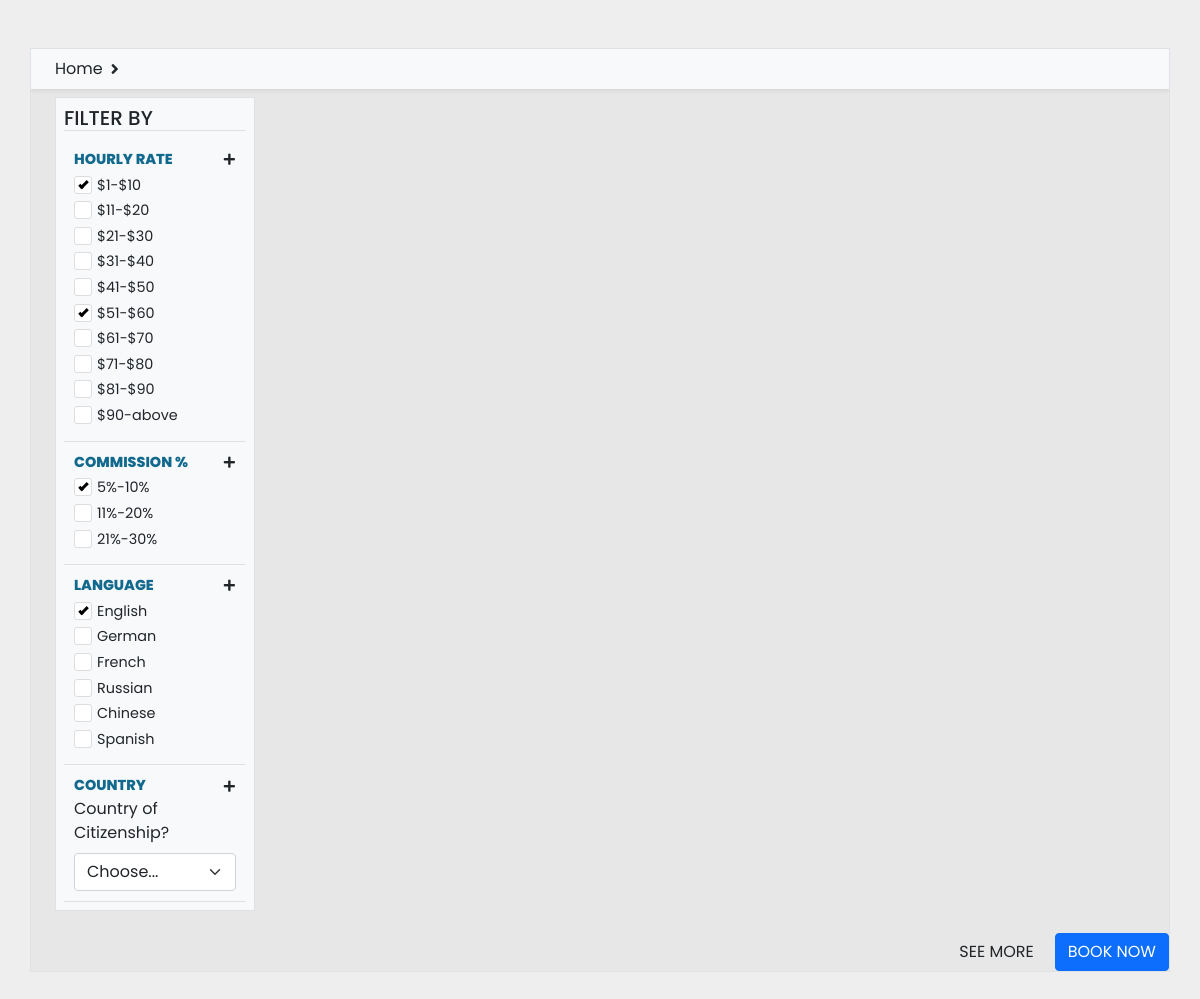
The app's page /, older data.
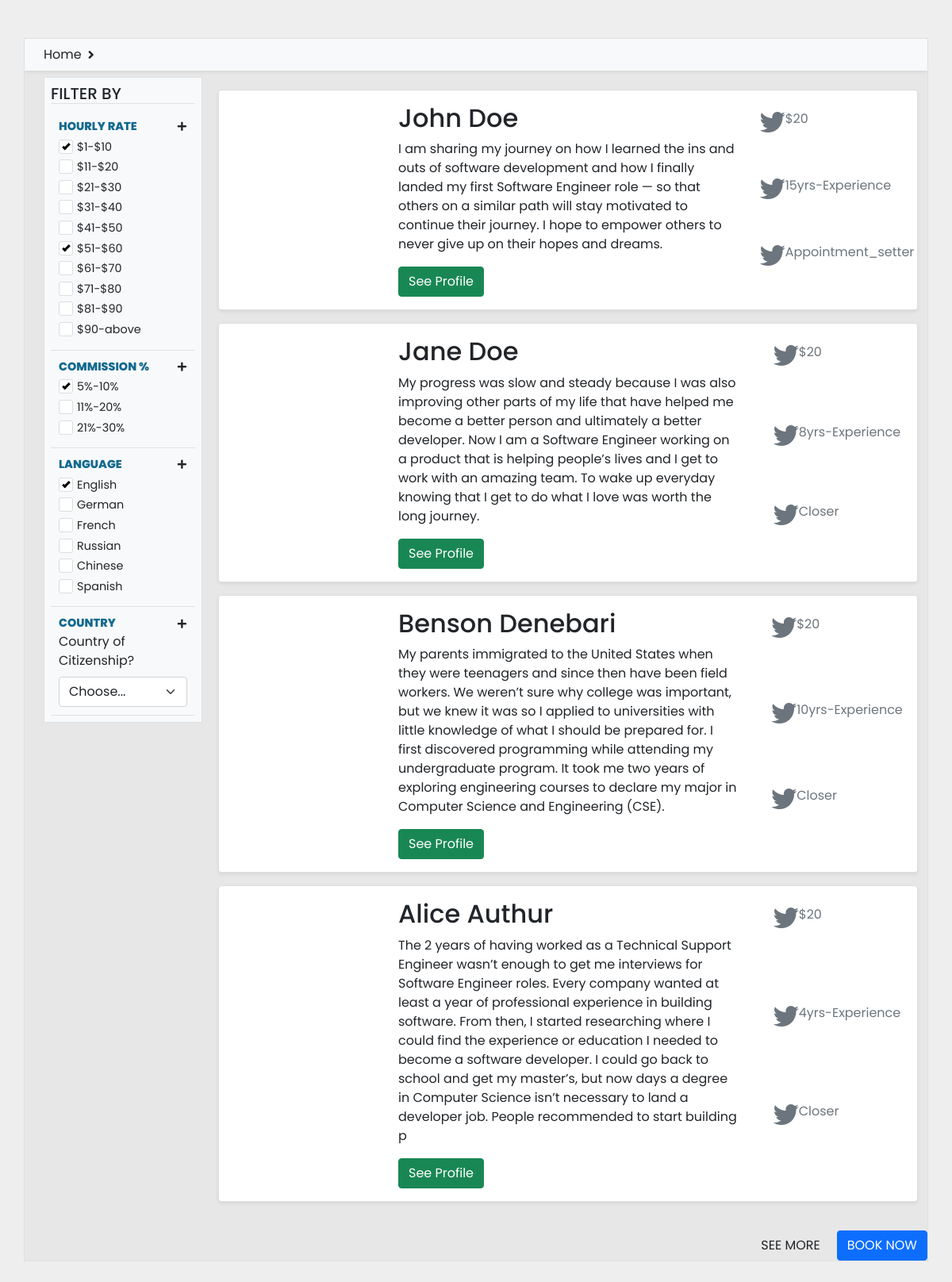
The same page, newer data.
### auths/models.py (models this page shows, shortened)
class UserProfile(models.Model):
    OPTIONS = (
        ('Yes', 'Yes'),
        ('No', 'No'),
    )
    Availabity = (
        ('I am Ready To Start Now!', 'I am Ready To Start Now!'),
        ('I will be working In 1 Month', 'I will be working In 1 Month'),
        ('I will be working In 2 Month', 'I will be working In 2 Month')
    )
    user = models.ForeignKey(settings.AUTH_USER_MODEL, null=True, blank=True, on_delete=models.CASCADE)
    first_name = models.CharField(default='', blank=True, max_length=255)
    last_name = models.CharField(default='', blank=True, max_length=255)
    display_photo= models.ImageField(upload_to='closers/', blank=True)
    code = models.CharField(default='', blank=True, max_length=9)
    qrcode = models.ImageField(upload_to='user_QRC_auth/', blank=True)
    gender = models.CharField(default="Male", max_length=6, blank=False, choices=(('Male', 'Male'), ('Female', 'Female')))
    category = models.CharField(default='', max_length=25, choices=(('Closer', 'Closer'), ('Appointment_setter', 'Appointment_setter')), blank=True, null=True)
    nationality= CountryField(blank_label='(select country)')
    city = models.CharField(default='', max_length=100, blank=False)
    zip_code = models.CharField(default='', max_length=20, blank=False)
    location = CountryField(blank_label='(select location)')
    experience = models.CharField(default='', blank=False, max_length=9)
    resume = models.FileField(upload_to=f'resumes/', default='')
    document_type = models.FileField(upload_to=f'extras/', default='')
    education = models.CharField(default='', blank=True, max_length=255)
    skills = models.ManyToManyField('Skills', blank=True)
    work_type = models.CharField(default='', max_length=25, choices=(('Full-time', 'Full-time'), ('Part-time', 'Part-time')), blank=True, null=True)
    preferred_niche_to_sell = models.CharField(default='', max_length=20, choices=(('Coaching & Courses', 'Coaching & Courses'), ('Fitness & Suplement', 'Fitness & Suplement'), ('Business & Books', 'Business & Books')))
    days_available = models.ManyToManyField('Days', blank=True)
    hours_available = models.IntegerField(default=0, blank=False)
    call_per_day = models.IntegerField(default=0, blank=True)
    outbound_calls_per_day = models.IntegerField(default=0, blank=False)
    appointments_per_day = models.IntegerField(default=0, blank=False)
    income_per_month = models.IntegerField(default=0, blank=True)
    ticket_size = models.IntegerField(default=0, blank=False)
    highest_tickets = models.IntegerField(default=0, blank=False)
    highest_ticket_product = models.CharField(default='', blank=True, max_length=100)
    total_revenue_sales_career = models.IntegerField(default=0, blank=False)
    total_revenue_sales_three_yrs = models.IntegerField(default=0, blank=False)
    generated_revenue = models.IntegerField(default=0, blank=False)
    pay = models.CharField(default='', blank=True, max_length=10, choices=(('Hourly', 'Hourly'), ('Commission', 'Commission')))
    expected_commission=models.IntegerField(default=0, blank=False)
    expected_hourly_pay=models.IntegerField(default=0, blank=False)
    Why_are_you_interested_in_remote_sales = models.TextField(default='', blank=True, max_length=500)
    deal_breaker_for_you = models.TextField(default='', blank=True, max_length=500)
    What_offers_worked_on = models.TextField(default='', blank=True, max_length=500)
    what_niche = models.CharField(default="", max_length=100, blank=True)
    language = models.ManyToManyField('Language', blank=True)
    are_you_comfortable_with_commission_based_pay = models.CharField(max_length=255, choices=OPTIONS)
    past_trainings = models.CharField(default="", max_length=300, blank=True)
    past_leade_gen = models.CharField(max_length=255, choices=OPTIONS)
    why = models.TextField(default='', blank=True, max_length=500)
    offers_worked_on_niche_and_ticket_price = models.CharField(default="", max_length=300, blank=True)
    offers_worked_on_past_years = models.CharField(default="", max_length=300, blank=True)
    reason_for_leaving_last_position = models.TextField(default='', blank=True, max_length=500)
    how_does_a_sales_fit_your_goals= models.TextField(default='', blank=True, max_length=500)
    average_units_sold = models.IntegerField(default=0, blank=False)
    average_tickets_sold = models.IntegerField(default=0, blank=True)
    timezone = models.CharField(default='', blank=True, max_length=100)
    profile_video = models.FileField(upload_to=f'profile_videos/', default='', blank=True)
    cover_letter = models.TextField(default='', blank=True, max_length=500)
    achievements = models.TextField(default='', blank=True, max_length=500)
    anything_else_important_to_you_that_we_should_know = models.TextField(default='', blank=True, max_length=500)
    verified = models.BooleanField(default=False)
    start_date = models.CharField(default='', max_length=123, blank=False, choices=Availabity)
    created = models.DateTimeField(auto_now_add=True)

### index/views.py (the view)
# urls.py: path('', include('index.urls')),
def index(request):
    query_obj = UserProfile.objects.all()[:5]
    context = {
        'obj':query_obj
    }
    return render(request, 'index/filter.html', context)

### templates/index/filter.html (shortened to what this page needs)
<!DOCTYPE html>
{%load static%}
<html lang="en">
<head>
    <link rel="stylesheet" href="https://cdn.jsdelivr.net/npm/bootstrap@5.0.0-alpha1/dist/css/bootstrap.min.css">
    <link rel="stylesheet" href="https://cdn.jsdelivr.net/npm/bootstrap@5.0.0-alpha1/dist/js/bootstrap.bundle.min.js">
<link rel="stylesheet" href="https://cdnjs.cloudflare.com/ajax/libs/jquery/3.2.1/jquery.min.js">
<link rel="stylesheet" href="https://use.fontawesome.com/releases/v5.7.2/css/all.css">
<link rel="stylesheet" href="{%static 'css/filter.css' %}">
</head>
<body>
    <div class="container my-sm-5 border p-0 bg-sec-light">
        <div id="content">
          <div class="bg-light p-2 px-md-4 px-3 shadow-sm mb-2">
            <div class="d-flex align-items-center">
              <div class="user-select-none " >Home</div>
              <div class="fas fa-angle-right px-2"></div>
            </div>
          </div>
          </div>
          <div class="d-sm-flex">
            <div class="me-sm-2">
              <div id="filter" class="p-2 bg-light ms-md-4 ms-sm-2 border">
                <div class="border-bottom h5 text-uppercase">Filter By</div>
                <div class="box border-bottom">
                  <div class="box-label text-uppercase d-flex align-items-center">
                    Hourly Rate
                    <button
                      class="btn ms-auto"
                      type="button"
                      data-bs-toggle="collapse"
                      data-bs-target="#inner-box"
                      aria-expanded="false"
                      aria-controls="inner-box"
                    >
                      <span class="fas fa-plus"></span>
                    </button>
                  </div>
                  <div id="inner-box" class="collapse show">
                    <div class="my-1">
                      <label class="tick"
                        >$1-$10 <input type="checkbox" checked="checked" />
                        <span class="check"></span>
                      </label>
                    </div>
                    <div class="my-1">
                      <label class="tick"
                        >$11-$20 <input type="checkbox" />
                        <span class="check"></span>
                      </label>
                    </div>
                    <div class="my-1">
                      <label class="tick"
                        >$21-$30  <input type="checkbox" />
                        <span class="check"></span>
                      </label>
                    </div>
                    <div class="my-1">
                      <label class="tick"
                        >$31-$40 <input type="checkbox" />
                        <span class="check"></span>
                      </label>
                    </div>
                    <div class="my-1">
                      <label class="tick"
                        >$41-$50 <input type="checkbox" />
                        <span class="check"></span>
                      </label>
                    </div>
                    <div class="my-1">
                      <label class="tick"
                        >$51-$60 <input type="checkbox" checked />
                        <span class="check"></span>
                      </label>
                    </div>
                    <div class="my-1">
                      <label class="tick"
                        >$61-$70  <input type="checkbox" />
                        <span class="check"></span>
                      </label>
                    </div>
                    <div class="my-1">
                      <label class="tick"
                        >$71-$80  <input type="checkbox" />
                        <span class="check"></span>
                      </label>
                    </div>
                    <div class="my-1">
                      <label class="tick"
                        >$81-$90  <input type="checkbox" />
                        <span class="check"></span>
                      </label>
                    </div>
                    <div class="my-1">
                      <label class="tick"
                        >$90-above <input type="checkbox" />
                        <span class="check"></span>
                      </label>
                    </div>
                  </div>
                </div>
                <div class="box border-bottom">
                  <div class="box-label text-uppercase d-flex align-items-center">
                    Commission %
                    <button
                      class="btn ms-auto"
                      type="button"
                      data-bs-toggle="collapse"
                      data-bs-target="#inner-box"
                      aria-expanded="false"
                      aria-controls="inner-box"
                    >
                      <span class="fas fa-plus"></span>
                    </button>
                  </div>
                  <div id="inner-box" class="collapse show">
                    <div class="my-1">
                      <label class="tick"
                        >5%-10% <input type="checkbox" checked="checked" />
                        <span class="check"></span>
                      </label>
                    </div>
                    <div class="my-1">
                      <label class="tick"
                        >11%-20% <input type="checkbox" />
                        <span class="check"></span>
                      </label>
                    </div>
                    <div class="my-1">
                      <label class="tick"
                        >21%-30% <input type="checkbox" />
                        <span class="check"></span>
                      </label>
                    </div>
                  </div>
                </div>
                <div class="box border-bottom">
                  <div class="box-label text-uppercase d-flex align-items-center">
                    Language
                    <button
                      class="btn ms-auto"
                      type="button"
                      data-bs-toggle="collapse"
                      data-bs-target="#inner-box"
                      aria-expanded="false"
                      aria-controls="inner-box"
                    >
                      <span class="fas fa-plus"></span>
                    </button>
                  </div>
                  <div id="inner-box" class="collapse show">
                    <div class="my-1">
                      <label class="tick"
                        >English <input type="checkbox" checked="checked" />
                        <span class="check"></span>
                      </label>
                    </div>
                    <div class="my-1">
                      <label class="tick"
                        >German <input type="checkbox" />
                        <span class="check"></span>
                      </label>
                    </div>
                    <div class="my-1">
                      <label class="tick"
                        >French <input type="checkbox" />
                        <span class="check"></span>
                      </label>
                    </div>
                    <div class="my-1">
                      <label class="tick"
                        >Russian <input type="checkbox" />
                        <span class="check"></span>
                      </label>
                    </div>
                    <div class="my-1">
                      <label class="tick"
                        >Chinese <input type="checkbox" />
                        <span class="check"></span>
                      </label>
                    </div>
                    <div class="my-1">
                      <label class="tick"
                        >Spanish <input type="checkbox" />
                        <span class="check"></span>
                      </label>
                    </div>
                  </div>
                </div>
                <div class="box border-bottom">
                  <div class="box-label text-uppercase d-flex align-items-center">
                    Country
                    <button
                      class="btn ms-auto"
                      type="button"
                      data-bs-toggle="collapse"
                      data-bs-target="#inner-box"
                      aria-expanded="false"
                      aria-controls="inner-box"
                    >
                      <span class="fas fa-plus"></span>
                    </button>
                  </div>
                  <div class="">
                    <label for="validationCustom05" class="form-label">Country of Citizenship?</label>
                    <select class="form-select" id="validationCustom05" required>
                      <option selected disabled value="">Choose...</option>
                      </select>
                    </div>
                </div>
              </div>
            </div>
            <div class="container mt-3 mb-3">
            {%for i in obj%}
            <div class="card mb-3 rounded shadow-sm">
              <div class="row">
                <div class="col-md-3">
                </div>
                <div class="col-md-6">
                  <h2 class="card-title mt-3">{{i.first_name|capfirst}} {{i.last_name|capfirst}}</h2>
                  <p>{{i.cover_letter}}</p>
                <button class="btn btn-success mb-3">See Profile</button>
                </div>
                <div class="col-md-3 justify-content-center pt-4 " style="display: grid;  ">
                  <div class="row">
                  <p class="text-muted fs-6 text-wrap d-flex" style="font-size: initial;"><i class="fab fa-twitter fa-2x"></i>$20 </i></p>
                </div>
                <div class="row">
                  <p class="text-muted fs-6 text-wrap d-flex" style="font-size: initial;"><i class="fab fa-twitter fa-2x"></i>{{i.experience}}-Experience </i></p>
                  </div>
                  <div class="row">
                    <p class="text-muted fs-6 text-wrap d-flex" style="font-size: initial;"><i class="fab fa-twitter fa-2x"></i>{{i.category}}</i></p>
                  </div>
                </div>
              </div>
            </div>
            {%endfor%}
            </div>
                </div>
                <div class="d-flex justify-content-end mt-1">
                  <div class="btn enquiry text-uppercase mx-2">See More</div>
                  <div class="btn btn-primary text-uppercase">Book Now</div>
                </div>
              </div>
</body>
</html>

Row changes from the older to the newer data that the page shows:
added UserProfile: first_name "John", last_name "Doe", cover_letter "I am sharing my journey on how I learned the ins and outs of software development and how I finally landed my first Software Engineer role — so that others on a similar path will stay motivated to continue their journey. I hope to empower others to never give up on their hopes and dreams.", experience "15yrs", category "Appointment_setter"
added UserProfile: first_name "Jane", last_name "Doe", cover_letter "My progress was slow and steady because I was also improving other parts of my life that have helped me become a better person and ultimately a better developer. Now I am a Software Engineer working on a product that is helping people’s lives and I get to work with an amazing team. To wake up everyday knowing that I get to do what I love was worth the long journey.", experience "8yrs", category "Closer"
added UserProfile: first_name "Benson", last_name "Denebari", cover_letter "My parents immigrated to the United States when they were teenagers and since then have been field workers. We weren’t sure why college was important, but we knew it was so I applied to universities with little knowledge of what I should be prepared for. I first discovered programming while attending my undergraduate program. It took me two years of exploring engineering courses to declare my major in Computer Science and Engineering (CSE).", experience "10yrs", category "Closer"
added UserProfile: first_name "Alice", last_name "Authur", cover_letter "The 2 years of having worked as a Technical Support Engineer wasn’t enough to get me interviews for Software Engineer roles. Every company wanted at least a year of professional experience in building software. From then, I started researching where I could find the experience or education I needed to become a software developer. I could go back to school and get my master’s, but now days a degree in Computer Science isn’t necessary to land a developer job. People recommended to start building p", experience "4yrs", category "Closer"
